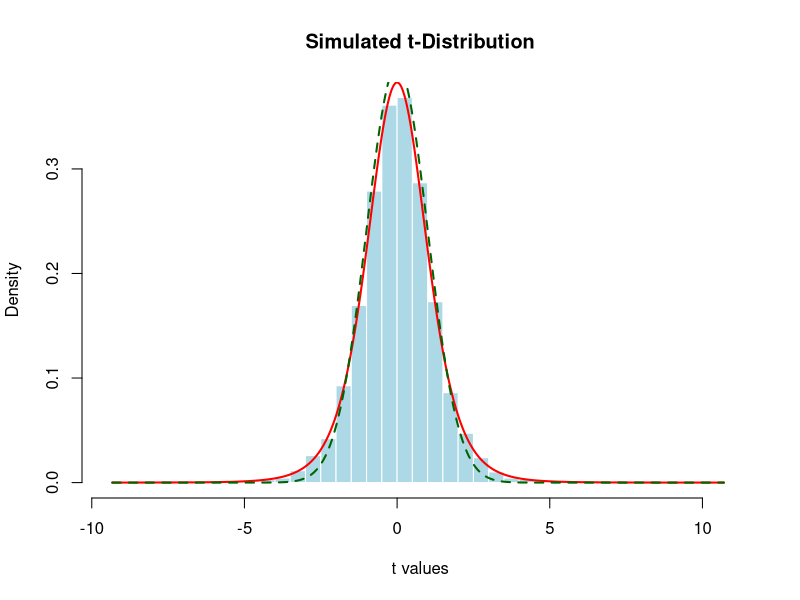

The R source for this figure:
# Experimentally reproducing Student's t-distribution
# Constants: `trials` samples of size `n` from N(`mu`, `sigma`)
mu <- 2
sigma <- 3
n <- 7
trials <- 10000

# Obtain samples
t_vals <- numeric(trials)
for (i in 1:trials) {
  samples = rnorm(n, mu, sigma)
  s = sd(samples)
  x_bar = mean(samples)
  t_vals[i] = (x_bar - mu) / (s / sqrt(n))
}

# Histogram of simulated t-values
# Set probability=True for a probability density histogram
hist(
  t_vals,
  breaks = 50,
  probability = TRUE,
  main = "Simulated t-Distribution",
  xlab = "t values",
  col = "lightblue",
  border = "white"
)

# Overlay theoretical t-distribution curve
x <- seq(min(t_vals), max(t_vals), length.out = 500)
lines(x, dt(x, df = n - 1), col = "red", lwd = 2)

# Normal distribution for comparison (mean 0, sd = 1)
lines(
  x,
  dnorm(x, mean = 0, sd = 1),
  col = "darkgreen",
  lwd = 2,
  lty = 2
)
